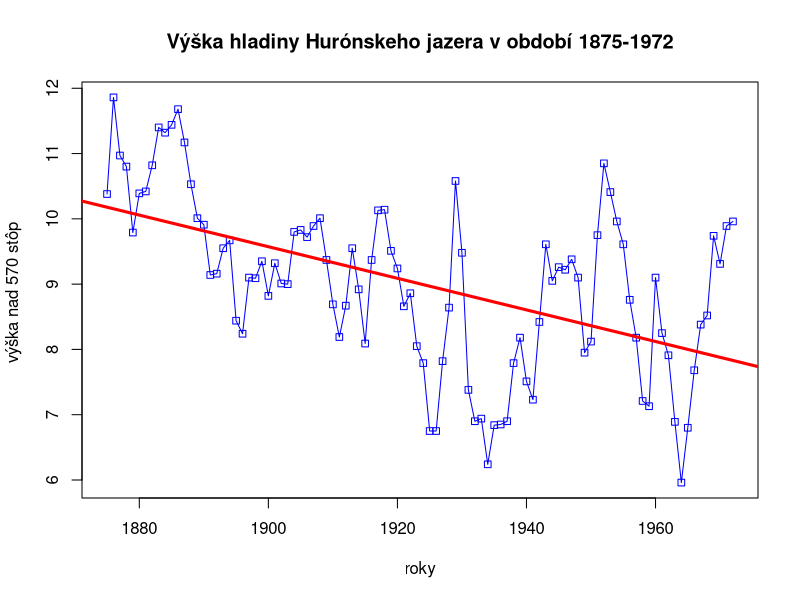
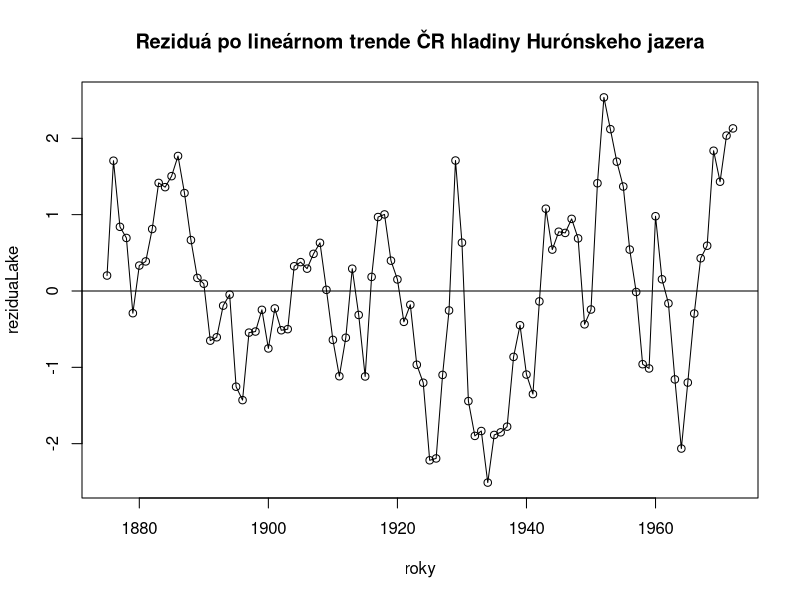
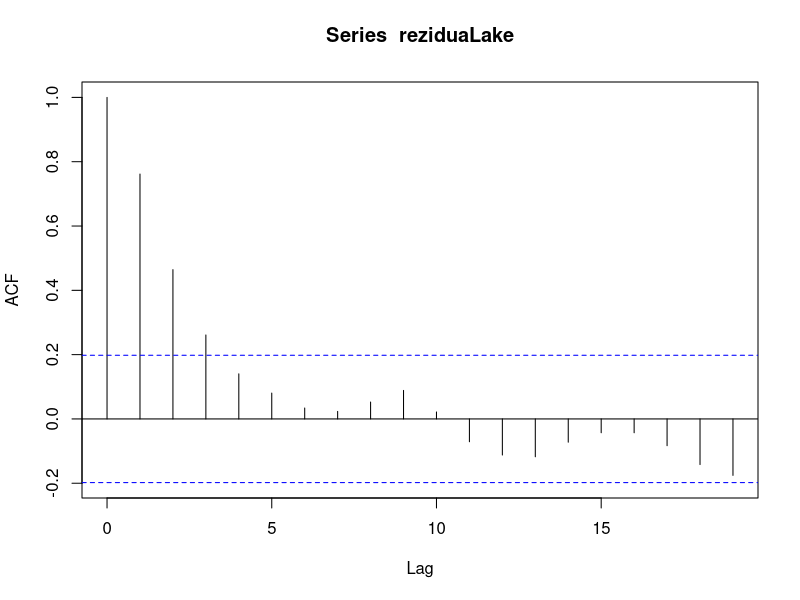
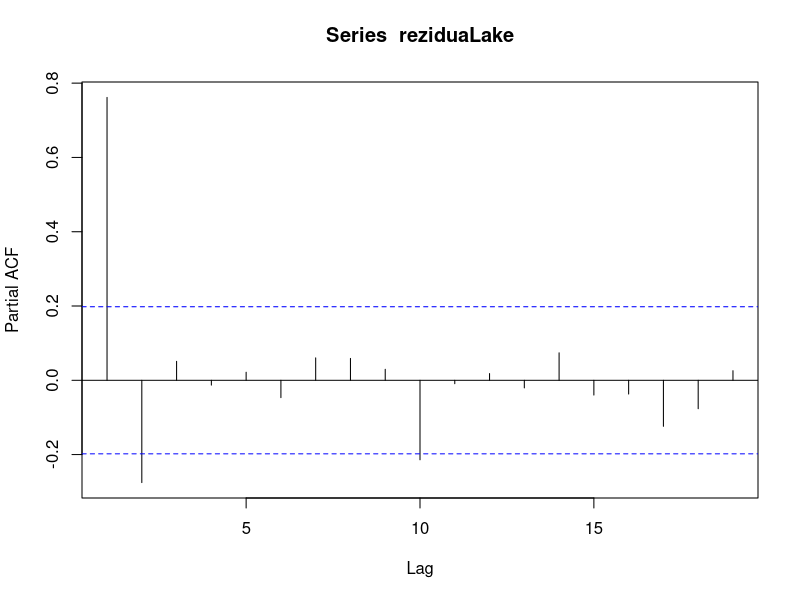
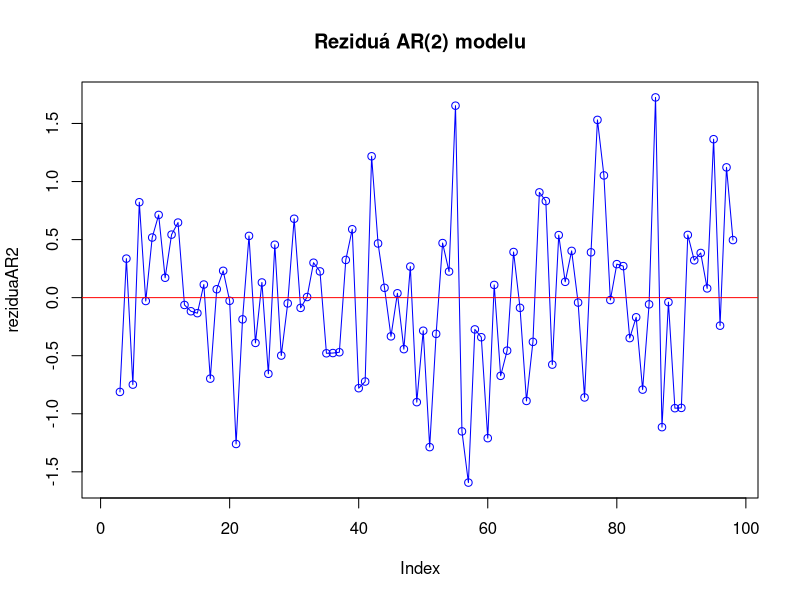
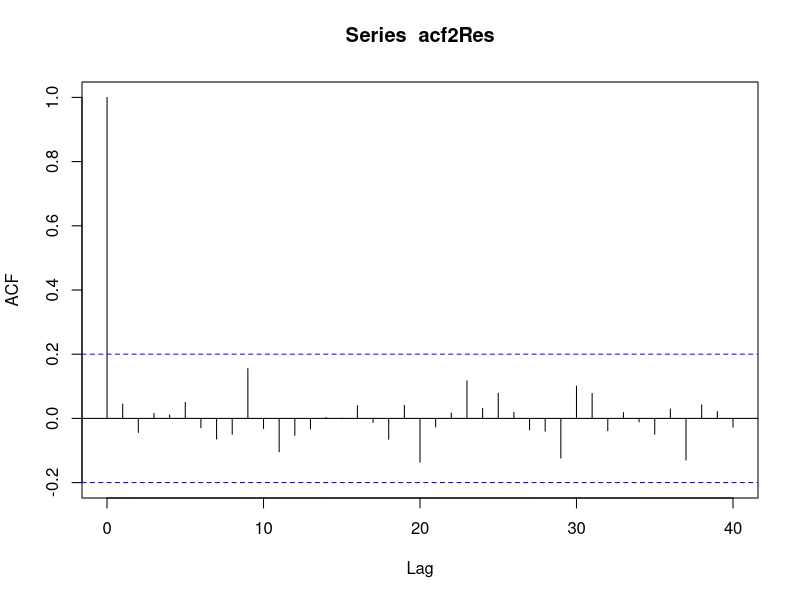
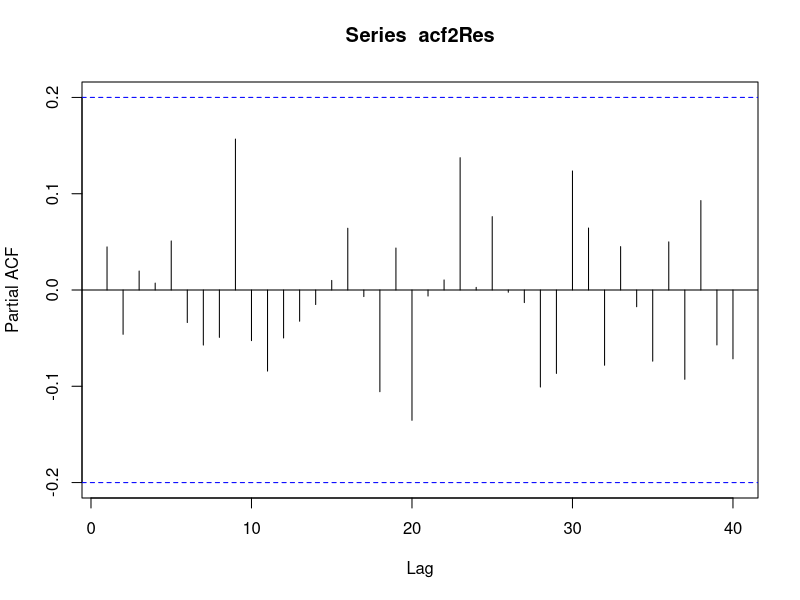
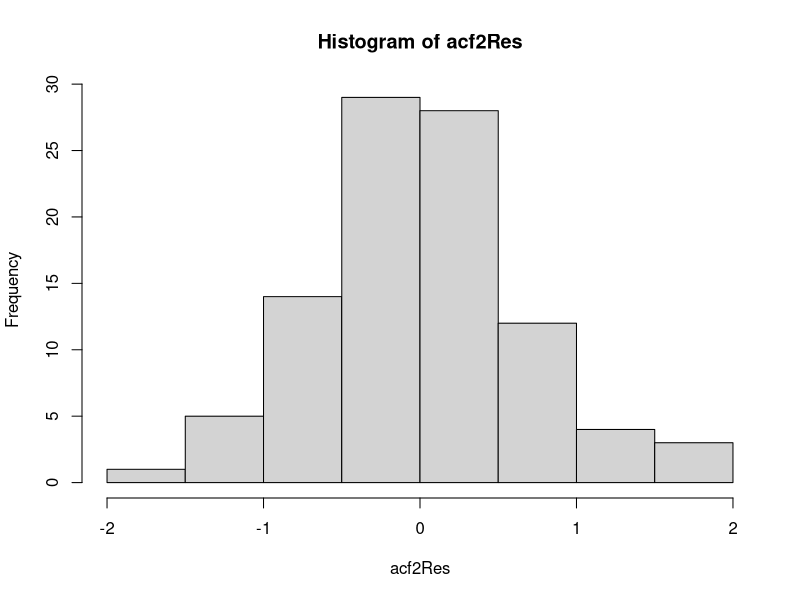

Source code (R) for these figures, in order:
## ---- chunk 1
LAKE <- read.table("LAKE.DAT")
lakedata<-LAKE$V1
roky<-1875:1972
plot(roky,lakedata, type = "o", main = "Výška hladiny Hurónskeho jazera v období 1875-1972", ylab="výška nad 570 stôp ", col="blue", pch=22)
trendLake<-lm(lakedata~roky)
abline(trendLake, col="red", lwd=3)
reziduaLake<-residuals(trendLake)
plot(roky,reziduaLake, type="o", main = "Reziduá po lineárnom trende ČR hladiny Hurónskeho jazera")
abline(0,0)

## ---- chunk 2
summary(trendLake)
## ---- chunk 3
acfLake <- acf(reziduaLake)
## ---- chunk 4
pacfLake <- pacf(reziduaLake)
## ---- chunk 5
modelAR2 <- ar.ols(reziduaLake, aic = F, order.max = 2, intercept = F)
modelAR2
## ---- chunk 6
reziduaAR2 <- modelAR2$resid
plot(reziduaAR2, main = 'Reziduá AR(2) modelu', col = 'blue', type = 'o')
abline(0,0, col = 'red')
## ---- chunk 7
acf2Res <-modelAR2$resid[3:length(reziduaAR2)]
acf(acf2Res, 40)
pacf(acf2Res, 40)
Box.test(acf2Res)
Box.test(acf2Res, type = 'Ljung')
## ---- chunk 8
hist(acf2Res)
shapiro.test(acf2Res)
